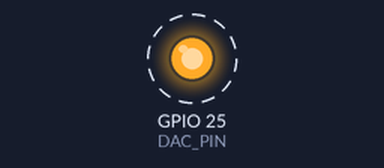
Simulated run of this sketch. Board: ESP32. Shown: output pins drawn as LEDs (lit = HIGH). Dashed ring = blinking. What the sketch prints to the serial monitor is not drawn.

Above: at 1.2 s.
Timing chart, 0 to 4.0 s (numbered marks = the images above):
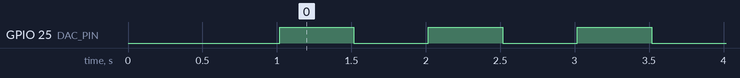

The sketch:

LoudTest.ino
```cpp
// ESP32 DAC Very Loud Test Signal
// Outputs maximum amplitude square wave for testing

#define DAC_PIN 25

void setup() {
  Serial.begin(115200);
  delay(1000);
  Serial.println("\n=== LOUD TEST SIGNAL ===");
  Serial.println("This outputs maximum amplitude");
  Serial.println("Should be VERY easy to hear");
  Serial.println("Playing 1Hz square wave (slow beep)");
  Serial.println("\nIf you still hear NOTHING:");
  Serial.println("- Check GPIO25 wire is in correct HW327 hole");
  Serial.println("- Check GND is connected");
  Serial.println("- Try both L and R input holes\n");
}

void loop() {
  // 1Hz square wave - very slow, very loud

  Serial.println(">>> LOUD");
  dacWrite(DAC_PIN, 255);  // Maximum
  delay(500);

  Serial.println("<<< quiet");
  dacWrite(DAC_PIN, 0);    // Minimum
  delay(500);
}
```

Measured:
- by itself, GPIO 25 (DAC_PIN): alternates HIGH for 0.50 s and LOW for 0.50 s
